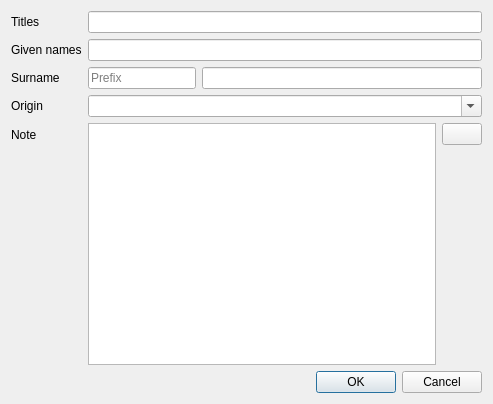
<?xml version="1.0" encoding="UTF-8"?>
<ui version="4.0">
 <class>NameEditorForm</class>
 <widget class="QWidget" name="NameEditorForm">
  <property name="geometry">
   <rect>
    <x>0</x>
    <y>0</y>
    <width>493</width>
    <height>404</height>
   </rect>
  </property>
  <property name="windowTitle">
   <string>Form</string>
  </property>
  <layout class="QVBoxLayout" name="verticalLayout_2">
   <item>
    <layout class="QVBoxLayout" name="verticalLayout">
     <item>
      <layout class="QFormLayout" name="formLayout">
       <property name="verticalSpacing">
        <number>6</number>
       </property>
       <item row="0" column="0">
        <widget class="QLabel" name="titleLabel">
         <property name="text">
          <string>Titles</string>
         </property>
         <property name="buddy">
          <cstring>titles</cstring>
         </property>
        </widget>
       </item>
       <item row="0" column="1">
        <widget class="QLineEdit" name="titles"/>
       </item>
       <item row="1" column="0">
        <widget class="QLabel" name="givenNamesLabel">
         <property name="text">
          <string>Given names</string>
         </property>
         <property name="buddy">
          <cstring>givenNames</cstring>
         </property>
        </widget>
       </item>
       <item row="1" column="1">
        <widget class="QLineEdit" name="givenNames"/>
       </item>
       <item row="2" column="0">
        <widget class="QLabel" name="surnameLabel">
         <property name="text">
          <string>Surname</string>
         </property>
         <property name="buddy">
          <cstring>surname</cstring>
         </property>
        </widget>
       </item>
       <item row="2" column="1">
        <layout class="QHBoxLayout" name="horizontalLayout" stretch="0,1">
         <item>
          <widget class="QLineEdit" name="prefix">
           <property name="placeholderText">
            <string>Prefix</string>
           </property>
          </widget>
         </item>
         <item>
          <widget class="QLineEdit" name="surname"/>
         </item>
        </layout>
       </item>
       <item row="3" column="0">
        <widget class="QLabel" name="originLabel">
         <property name="text">
          <string>Origin</string>
         </property>
         <property name="buddy">
          <cstring>origin</cstring>
         </property>
        </widget>
       </item>
       <item row="3" column="1">
        <widget class="QComboBox" name="origin">
         <property name="editable">
          <bool>true</bool>
         </property>
        </widget>
       </item>
       <item row="4" column="0">
        <widget class="QLabel" name="noteLabel">
         <property name="text">
          <string>Note</string>
         </property>
        </widget>
       </item>
       <item row="4" column="1">
        <layout class="QHBoxLayout" name="horizontalLayout2_2" stretch="0,0">
         <item>
          <widget class="KRichTextEdit" name="noteEdit"/>
         </item>
         <item alignment="Qt::AlignmentFlag::AlignTop">
          <widget class="QPushButton" name="noteEditButton">
           <property name="text">
            <string/>
           </property>
           <property name="icon">
            <iconset theme="edit-entry"/>
           </property>
          </widget>
         </item>
        </layout>
       </item>
      </layout>
     </item>
     <item>
      <widget class="QDialogButtonBox" name="dialogButtons">
       <property name="standardButtons">
        <set>QDialogButtonBox::StandardButton::Cancel|QDialogButtonBox::StandardButton::Ok</set>
       </property>
      </widget>
     </item>
    </layout>
   </item>
  </layout>
 </widget>
 <customwidgets>
  <customwidget>
   <class>KRichTextEdit</class>
   <extends>QTextEdit</extends>
   <header>KRichTextEdit</header>
  </customwidget>
 </customwidgets>
 <resources/>
 <connections/>
</ui>
